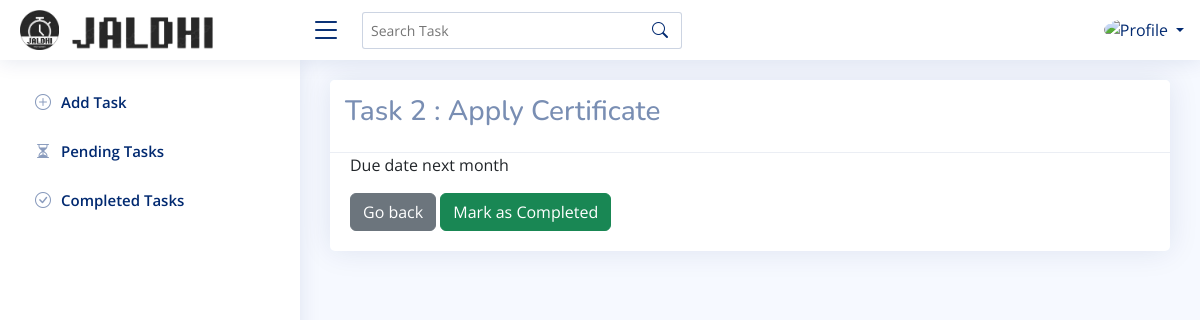
The page /task/2/ on the database as committed earlier.
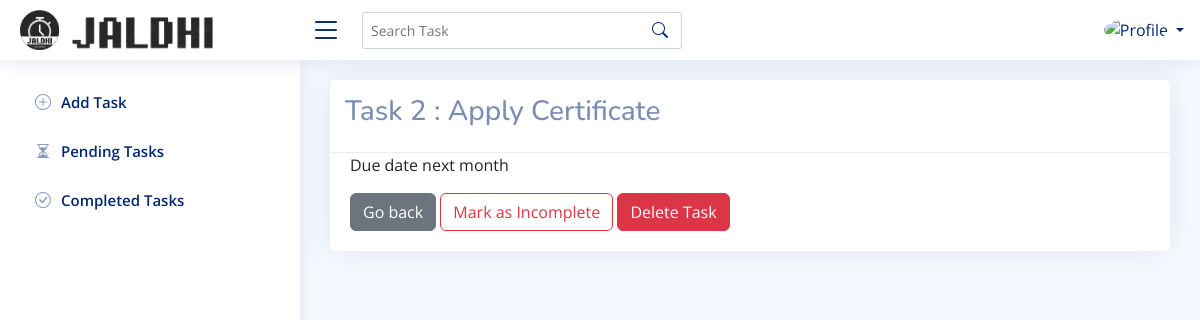
The same page on the database as committed later.
### baseapp/views.py (the view)
# urls.py: path("task/<int:pk>/",views.taskdetails,name="taskdetails"),
def taskdetails(request, pk):
    task = get_object_or_404(Task, pk=pk)
    return render(request, 'taskdetails.html', {'task': task})

### templates/taskdetails.html (shortened to what this page needs)
{% extends 'index.html' %}
{% load static %}
{% block content %}
<div class="card">
    <div class="card-header">
        <h3>Task {{ task.no }} :  {{ task.title }} </h3>
    </div>
    <div class='card-body'>
        <p>{{ task.description }}</p>
    <div class='w-100'>
    <form method="post" action="{% url 'completetask' task.pk %}">
        {% if not task.is_completed %}
        <a href="{% url 'listtask' %}" class="btn btn-secondary">Go back</a>
        <button type="submit" class="btn btn-success">Mark as Completed</button>
        {% endif %}
        {% if  task.is_completed %}
        <a href="{% url 'completedtask' %}" class="btn btn-secondary">Go back</a>
        <button type="submit" class="btn btn-outline-danger">Mark as Incomplete</button>
        <a href="{% url 'deletetask' task.no  %}" class="btn btn-danger">Delete Task</a>
        {% endif %}
      </form>
</div>
</div>
{% endblock %}

Rows that differ between the two databases and show on the page:
changed Task "Apply Certificate": is_completed False → True (drawn)
Other text that changed with them:
text no longer shown: "Mark as Completed"
text now shown: "Mark as Incomplete Delete Task"
